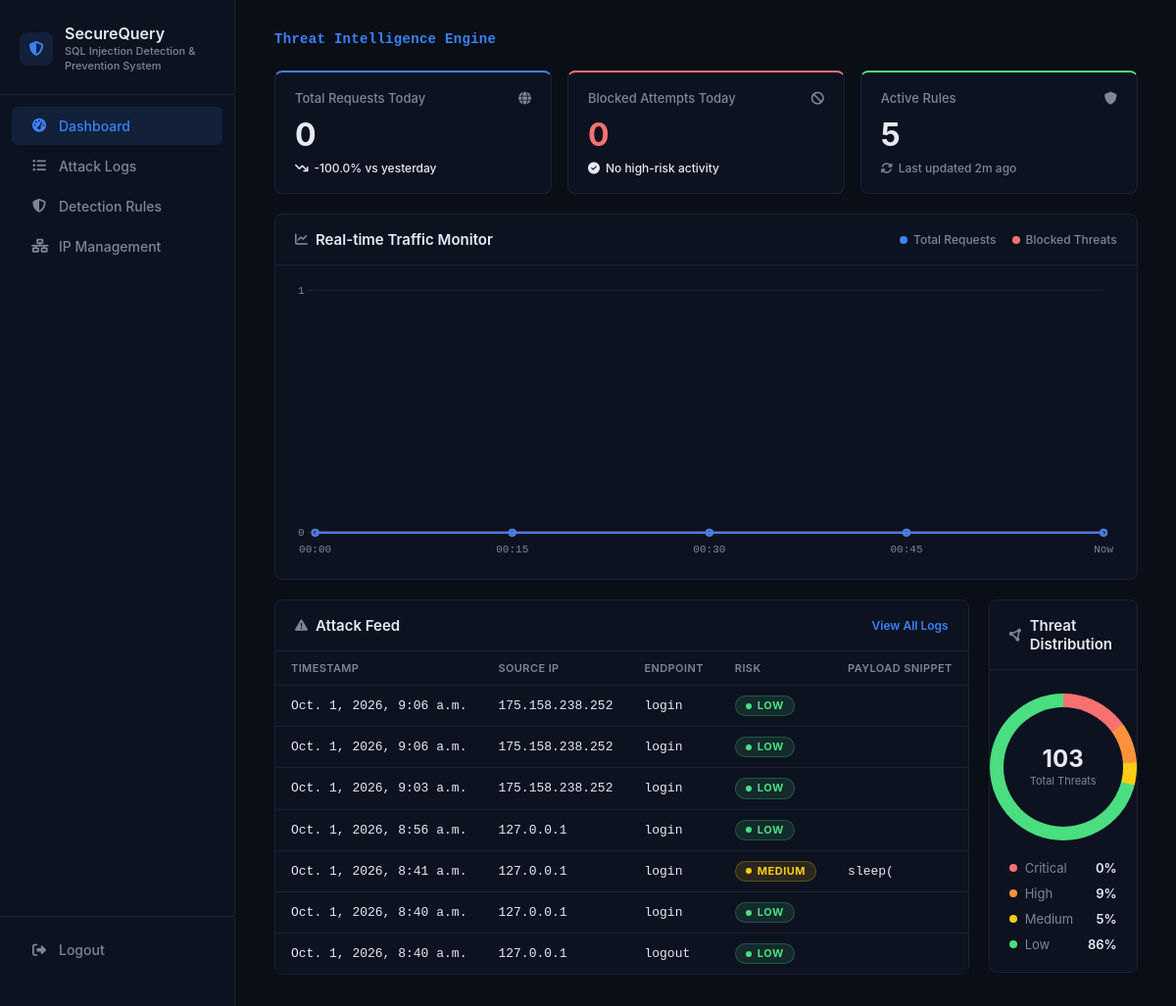
Page /console/ (signed in) on the earlier database version.
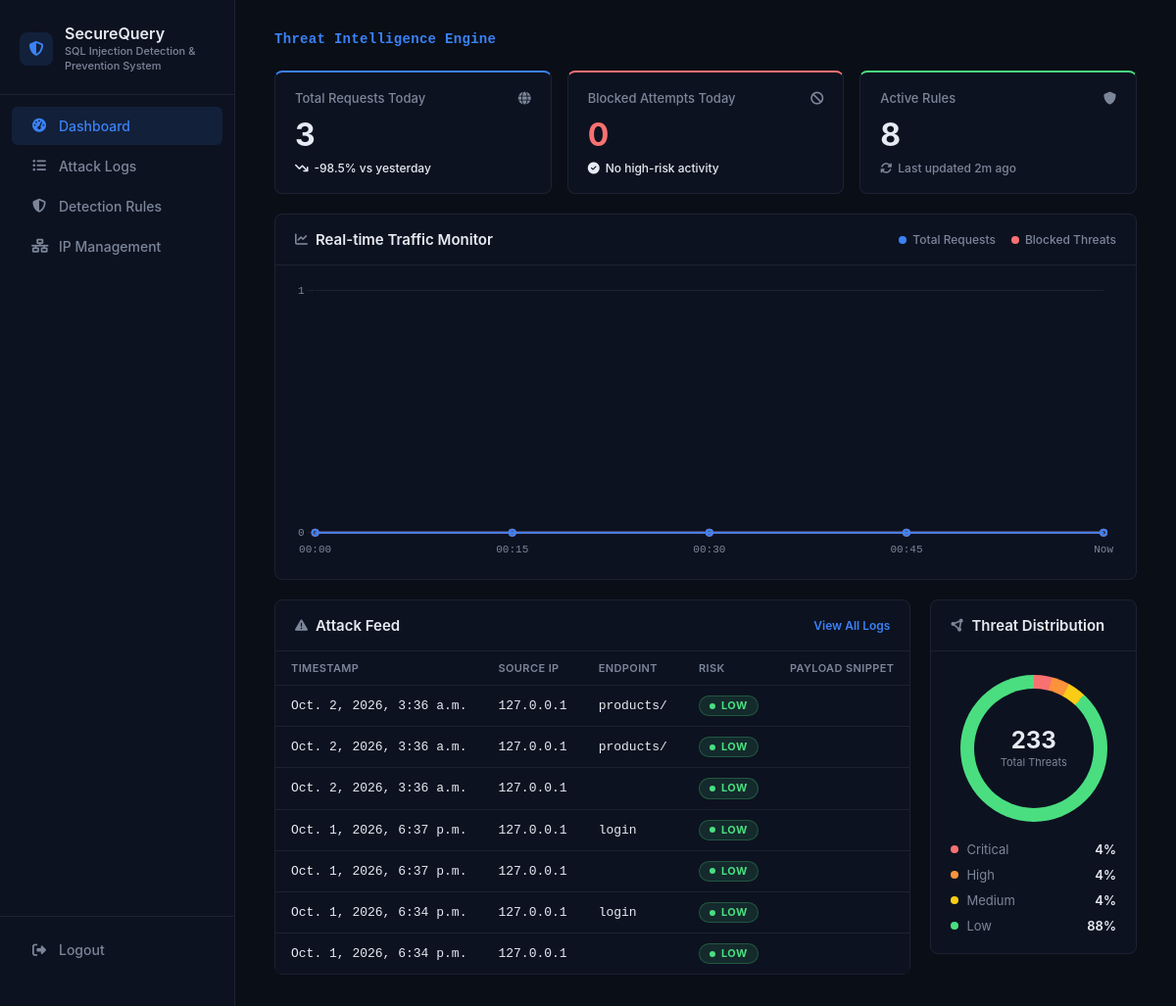
Same page on the later database version.
### attack_logs/models.py (models this page shows, shortened)
class RequestLog(models.Model):
    METHOD_CHOICES = [
        ("GET", "GET"),
        ("POST", "POST"),
        ("PUT", "PUT"),
        ("DELETE", "DELETE"),
        ("PATCH", "PATCH"),
    ]
    RISK_LEVEL_CHOICES = [
        ("low", "Low"),
        ("medium", "Medium"),
        ("high", "High"),
        ("critical", "Critical"),
    ]
    ACTION_CHOICES = [
        ("allowed", "Allowed"),
        ("blocked", "Blocked"),
    ]
    timestamp = models.DateTimeField(default=timezone.now, db_index=True)
    source_ip = models.GenericIPAddressField()
    endpoint = models.CharField(max_length=255)
    method = models.CharField(max_length=10, choices=METHOD_CHOICES)
    user_agent = models.TextField(blank=True)
    query_params = models.JSONField(blank=True, null=True)
    request_body = models.TextField(blank=True, null=True)
    headers = models.JSONField(blank=True, null=True)
    cookies = models.JSONField(blank=True, null=True)
    payload_snippet = models.TextField(blank=True, help_text="The specific matched/suspicious input")
    risk_score = models.PositiveIntegerField(default=0)
    risk_level = models.CharField(max_length=10, choices=RISK_LEVEL_CHOICES, default="low")
    action_taken = models.CharField(max_length=10, choices=ACTION_CHOICES, default="allowed")
    is_false_positive = models.BooleanField(default=False)
    reviewed_by = models.ForeignKey(
        User, null=True, blank=True, on_delete=models.SET_NULL, related_name="reviewed_logs"
    )
    class Meta:
        ordering = ["-timestamp"]
        indexes = [
            models.Index(fields=["source_ip"]),
            models.Index(fields=["endpoint"]),
            models.Index(fields=["risk_level"]),
            models.Index(fields=["timestamp"]),
        ]

### dashboard/views.py (the view)
# urls.py: path("", views.dashboard, name="index"),
@login_required
def dashboard(request):
    logs = RequestLog.objects.order_by("-timestamp")[:7]
    rules_active = DetectionRule.objects.filter(is_enabled=True).count()
    level_counts = RequestLog.objects.values("risk_level").annotate(count=Count("id"))
    counts = {row["risk_level"]: row["count"] for row in level_counts}
    total = sum(counts.values())
    def pct(level):
        return round(counts.get(level, 0) / total * 100) if total else 0
    threat_distribution = {
        "critical": pct("critical"),
        "high": pct("high"),
        "medium": pct("medium"),
        "low": pct("low"),
    }
    now = timezone.localtime(timezone.now())
    today_start = now.replace(hour=0, minute=0, second=0, microsecond=0)
    today_end = today_start + timedelta(days=1)
    yesterday_start = today_start - timedelta(days=1)
    requests_today = RequestLog.objects.filter(
        timestamp__gte=today_start, timestamp__lt=today_end
    ).count()
    requests_yesterday = RequestLog.objects.filter(
        timestamp__gte=yesterday_start, timestamp__lt=today_start
    ).count()
    change_pct = (
        round((requests_today - requests_yesterday) / requests_yesterday * 100, 1)
        if requests_yesterday > 0 else 0
    )
    today_blocked_stats = RequestLog.objects.filter(
        timestamp__gte=today_start,
        timestamp__lt=today_end,
        action_taken="blocked"
    ).aggregate(
        total_blocked=Count("id"),
        high_risk_blocked=Count("id", filter=Q(risk_level__in=["high", "critical"]))
    )
    blocked_today = today_blocked_stats["total_blocked"]
    high_risk_detected = today_blocked_stats["high_risk_blocked"] > 0
    context = {
        "logs": logs,
        "threat_distribution": threat_distribution,
        "total_threats": format_count(total),
        "total_requests": format_count(requests_today),
        "requests_change_pct": change_pct,
        "blocked_attempts": format_count(blocked_today),
        "high_risk_detected": high_risk_detected,
        "rules_active": rules_active,
    }
    return render(request, "dashboard/dashboard.html", context)

### dashboard/views.py (called while the page is built)
def format_count(n):
    if n >= 1000:
        return f"{n / 1000:.1f}k"
    return str(n)

### dashboard/templates/dashboard/dashboard.html (shortened to what the changed rows need)
{% extends "layout.html" %}
{% load static %}
{% block style %}
    <link rel="stylesheet" type="text/css" href="{% static 'css/dashboard.css' %}">
    <link rel="stylesheet" type="text/css" href="{% static 'css/logs.css' %}">
{% endblock %}
{% block content %}
    <div class="stats-grid">
        <div class="stat-card accent-blue">
            <div class="stat-card-header">
                <span class="stat-label">Total Requests Today</span>
                <i class="fas fa-globe stat-icon"></i>
            </div>
            <div class="stat-value">{{ total_requests }}</div>
            <div class="stat-meta {% if requests_change_pct >= 0 %}positive{% else %}negative{% endif %}">
                <i class="fas fa-arrow-trend-{% if requests_change_pct >= 0 %}up{% else %}down{% endif %}"></i>
                {{ requests_change_pct }}% vs yesterday
            </div>
        </div>
        <div class="stat-card accent-green">
            <div class="stat-card-header">
                <span class="stat-label">Active Rules</span>
                <i class="fas fa-shield stat-icon"></i>
            </div>
            <div class="stat-value">{{ rules_active|default:"0" }}</div>
            <div class="stat-meta muted">
                <i class="fas fa-rotate"></i> Last updated 2m ago
            </div>
        </div>
    </div>
    <div class="panel chart-panel">
        <div class="panel-header">
            <h2 class="panel-title"><i class="fas fa-chart-line"></i> Real-time Traffic Monitor</h2>
        </div>
    </div>
    <div class="bottom-grid">
        <div class="panel feed-panel">
            <div class="panel-header">
                <h2 class="panel-title"><i class="fas fa-triangle-exclamation"></i>Attack Feed</h2>
            </div>
            <div class="table-wrapper borderless">
                <table class="data-table compact">
                    <thead>
                        <tr>
                            <th>Timestamp</th>
                            <th>Source IP</th>
                            <th>Endpoint</th>
                            <th>Risk</th>
                            <th>Payload Snippet</th>
                        </tr>
                    </thead>
                    <tbody>
                        {% for log in logs %}
                        <tr>
                            <td class="cell-muted">{{ log.timestamp }}</td>
                            <td class="cell-ip">{{ log.source_ip }}</td>
                            <td class="cell-endpoint">{{ log.endpoint }}</td>
                            <td class="cell-risk">
                                <span class="badge {{ log.risk_level|lower|default:'low' }}">
                                    {{ log.risk_level|default:"Unknown" }}
                                </span>
                            </td>
                            <td class="cell-payload">{{ log.payload_snippet }}</td>
                        </tr>
                        {% empty %}
                            <tr>
                                <td colspan="5" class="cell-muted" style="text-align:center; padding:24px;">
                                    No attack logs found.
                                </td>
                            </tr>
                        {% endfor %}
                    </tbody>
                </table>
            </div>
        </div>
        <div class="panel distribution-panel">
            <div class="panel-header">
                <h2 class="panel-title"><i class="fas fa-circle-nodes"></i> Threat Distribution</h2>
            </div>
            <div class="distribution-ring"
                 id="distributionRing"
                 data-critical="{{ threat_distribution.critical|default:15 }}"
                 data-high="{{ threat_distribution.high|default:30 }}"
                 data-medium="{{ threat_distribution.medium|default:25 }}"
                 data-low="{{ threat_distribution.low|default:30 }}">
                <div class="distribution-value">
                    <div class="distribution-number">{{ total_threats|default:"1.4k" }}</div>
                    <div class="distribution-caption">Total Threats</div>
                </div>
            </div>
            <ul class="distribution-legend">
                <li><span class="legend-dot critical"></span> Critical <b>{{ threat_distribution.critical|default:0 }}%</b></li>
                <li><span class="legend-dot high"></span> High <b>{{ threat_distribution.high|default:0 }}%</b></li>
                <li><span class="legend-dot medium"></span> Medium <b>{{ threat_distribution.medium|default:0 }}%</b></li>
                <li><span class="legend-dot low"></span> Low <b>{{ threat_distribution.low|default:0 }}%</b></li>
            </ul>
        </div>
    </div>
{% endblock %}

Differences in the rows shown:
no longer on this page (row unchanged): RequestLog: timestamp "Oct. 1, 2026, 9:06 a.m.", source_ip "175.158.238.252", endpoint "login", risk_level "LOW"
no longer on this page (row unchanged): RequestLog: timestamp "Oct. 1, 2026, 9:06 a.m.", source_ip "175.158.238.252", endpoint "login", risk_level "LOW"
no longer on this page (row unchanged): RequestLog: timestamp "Oct. 1, 2026, 9:03 a.m.", source_ip "175.158.238.252", endpoint "login", risk_level "LOW"
no longer on this page (row unchanged): RequestLog: timestamp "Oct. 1, 2026, 8:56 a.m.", source_ip "127.0.0.1", endpoint "login", risk_level "LOW"
no longer on this page (row unchanged): RequestLog: timestamp "Oct. 1, 2026, 8:41 a.m.", source_ip "127.0.0.1", endpoint "login", risk_level "MEDIUM", payload_snippet "sleep("
no longer on this page (row unchanged): RequestLog: timestamp "Oct. 1, 2026, 8:40 a.m.", source_ip "127.0.0.1", endpoint "login", risk_level "LOW"
no longer on this page (row unchanged): RequestLog: timestamp "Oct. 1, 2026, 8:40 a.m.", source_ip "127.0.0.1", endpoint "logout", risk_level "LOW"
added RequestLog: timestamp "Oct. 2, 2026, 3:36 a.m.", source_ip "127.0.0.1", endpoint "products/", risk_level "LOW"
added RequestLog: timestamp "Oct. 2, 2026, 3:36 a.m.", source_ip "127.0.0.1", endpoint "products/", risk_level "LOW"
added RequestLog: timestamp "Oct. 2, 2026, 3:36 a.m.", source_ip "127.0.0.1", risk_level "LOW"
added RequestLog: timestamp "Oct. 1, 2026, 6:37 p.m.", source_ip "127.0.0.1", endpoint "login", risk_level "LOW"
added RequestLog: timestamp "Oct. 1, 2026, 6:37 p.m.", source_ip "127.0.0.1", risk_level "LOW"
added RequestLog: timestamp "Oct. 1, 2026, 6:34 p.m.", source_ip "127.0.0.1", endpoint "login", risk_level "LOW"
added RequestLog: timestamp "Oct. 1, 2026, 6:34 p.m.", source_ip "127.0.0.1", risk_level "LOW"
Other differences:
{{ total_requests }}: "0" → "3"
{{ requests_change_pct }}: "-100.0" → "-98.5"
{{ rules_active|default:"0" }}: "5" → "8"
{{ total_threats|default:"1.4k" }}: "103" → "233"
{{ threat_distribution.critical|default:0 }}: "0" → "4"
{{ threat_distribution.high|default:0 }}: "9" → "4"
{{ threat_distribution.medium|default:0 }}: "5" → "4"
{{ threat_distribution.low|default:0 }}: "86" → "88"
